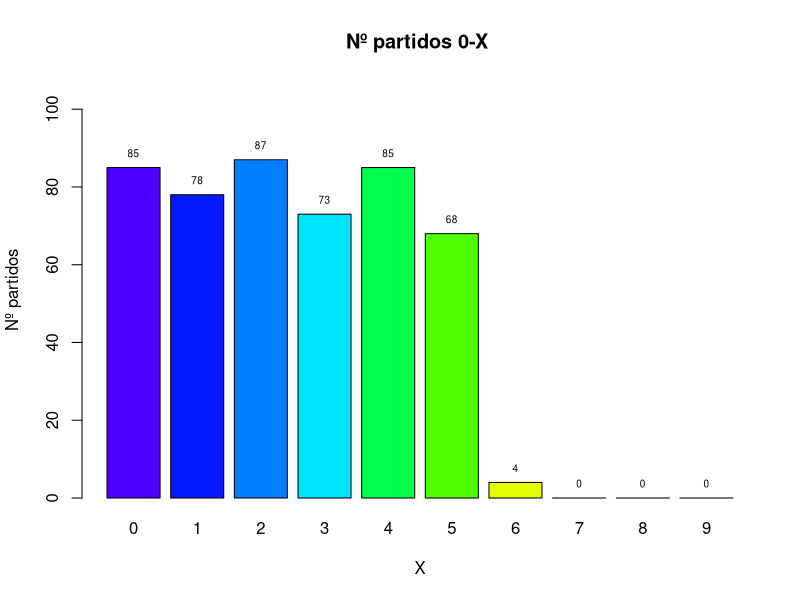

Here is the R script that generated this plot:
# Ejercicio 9. Problema Fútbol
# =============================

futbol = read.csv("futbol.csv",header=TRUE)

# Añado los partidos
futbol = rbind(futbol,data.frame(Casa=c(10,11,10),Visitante=c(0,8,9)))
tail(futbol)

# Añado la columna QUNIELA
cat("\014")
futbol$Quiniela = ((futbol$Casa-futbol$Visitante)>0)*1+((futbol$Casa-futbol$Visitante)<0)*2
futbol$Quiniela = as.factor(futbol$Quiniela)
levels(futbol$Quiniela)=c("X","1","2")
head(futbol,10)
str(futbol)

# Frecuencias absoluta y relativa
t1 = table(futbol$Casa,futbol$Visitante)
t2 = 100*prop.table(t1)

# Resultados que nunca se han producido
# Convierto la tabla de frecuencias relativas en dataframe
resultados=data.frame(t1)
resultados[resultados$Freq==0,]
n=dim(resultados[resultados$Freq==0,])[1]

# Resultado más frecuente
resultados[which(resultados$Freq==max(resultados$Freq)),]

# Frecuencia acumulada de partidos en los que el equipo de casa no marca. MARGIN=1
t3 = t(apply(t1,MARGIN=1,FUN=sum)) # Mostrar t(t3)
t4 = t(apply(prop.table(t1),MARGIN=1,FUN=sum)) #obtiene la suma total. Mostrar t(t4)
# t4 = t(apply(prop.table(t1),MARGIN=1,FUN=cumsum)) con la suma acumulada
t4[1,"0"]

# Frecuencia acumulada de partidos en los que el equipo visitante no marca. MARGIN=2
t5 = t(apply(prop.table(t1),MARGIN=2,FUN=sum)) #obtiene la suma total. Mostrar t(t5)
# t4 = t(apply(prop.table(t1),MARGIN=1,FUN=cumsum)) con la suma acumulada
t5[1,"0"]

# Gráfica de los partidos cuyo resultado es  0 - X, según los goles de los visitantes
partidos0X = t1["0",]
colores=topo.colors(length(partidos0X))
old.par=par()
par=(mar=c(0,0,0,0))
migrafica = barplot(partidos0X,main="Nº partidos 0-X ",beside=TRUE,xlab="X",ylab="Nº partidos",
                    horiz=FALSE,col=colores, ylim=c(0,max(partidos0X)+20),
                    legend.text =names(t1["0",]),
                    args.legend = list(x=20,y=40,cex=0.5,horiz=TRUE,text.col="darkgreen"))
text(migrafica, partidos0X + 0.1 , partidos0X, cex=0.6,pos=3) 
par = old.par
